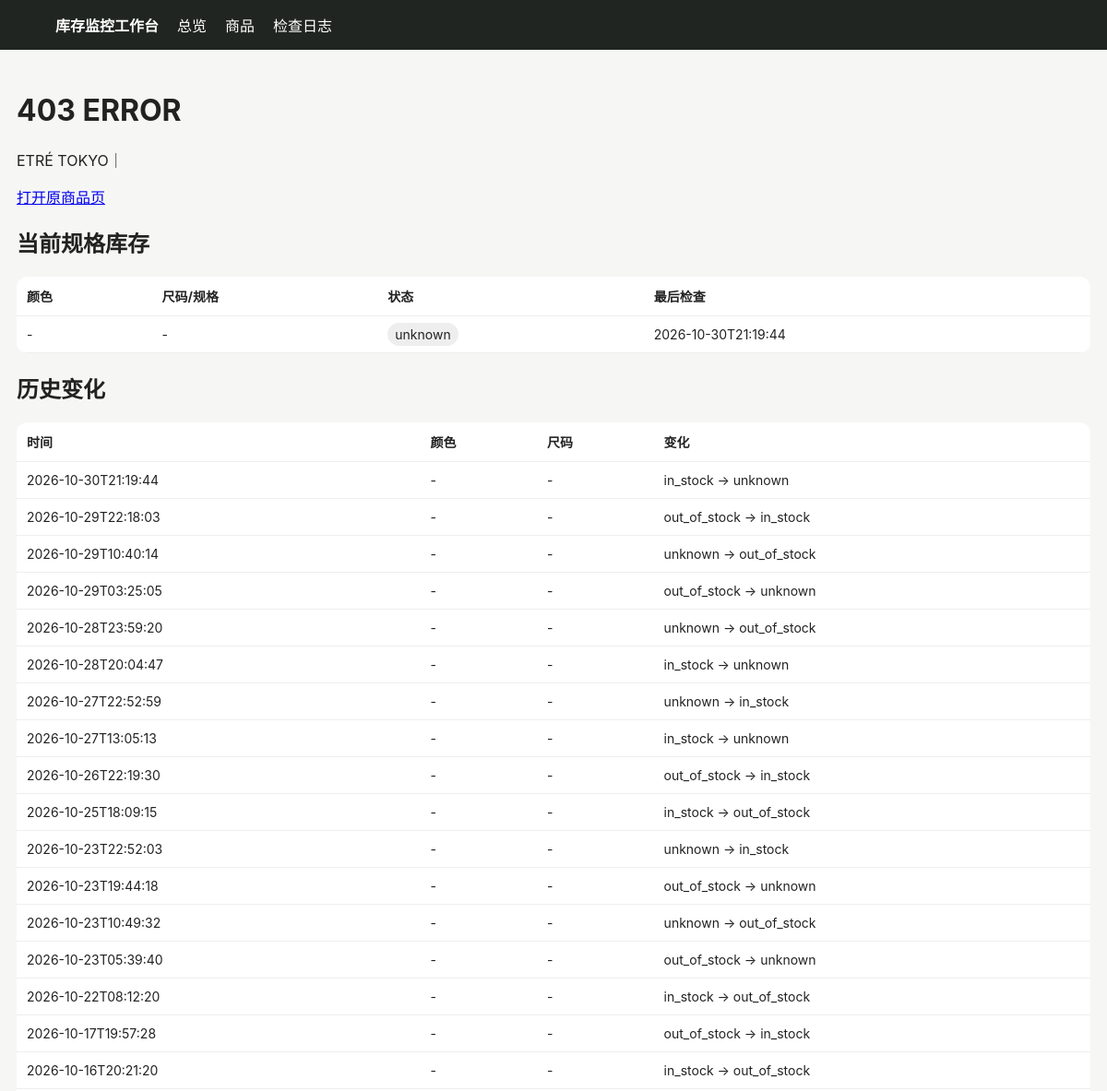
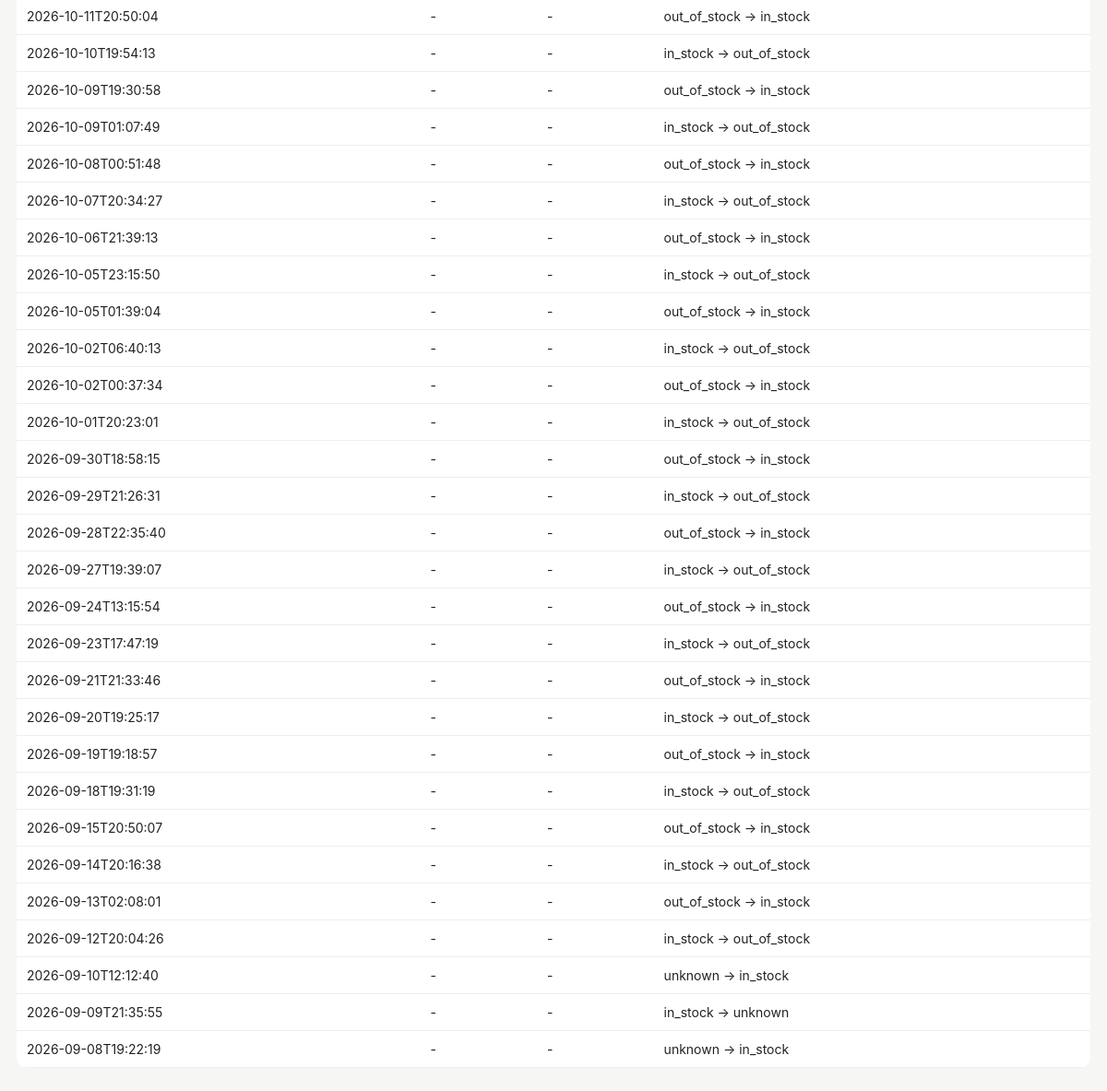
The page /product/631 on the database its author committed (2 pictures, top to bottom).
### tables this page shows
CREATE TABLE products (
 id INTEGER PRIMARY KEY AUTOINCREMENT,
 site TEXT NOT NULL,
 url TEXT NOT NULL UNIQUE,
 name TEXT NOT NULL,
 price TEXT,
 image_url TEXT,
 first_seen TEXT NOT NULL,
 last_seen TEXT NOT NULL
);

CREATE TABLE variants (
 id INTEGER PRIMARY KEY AUTOINCREMENT,
 product_id INTEGER NOT NULL,
 color TEXT NOT NULL DEFAULT '',
 size TEXT NOT NULL DEFAULT '',
 status TEXT NOT NULL,
 last_checked TEXT NOT NULL,
 UNIQUE(product_id, color, size)
);

CREATE TABLE changes (
 id INTEGER PRIMARY KEY AUTOINCREMENT,
 product_id INTEGER NOT NULL,
 color TEXT NOT NULL DEFAULT '',
 size TEXT NOT NULL DEFAULT '',
 old_status TEXT NOT NULL,
 new_status TEXT NOT NULL,
 detected_at TEXT NOT NULL
);

### app/main.py (the view)
@app.get("/product/{pid}")
def product(request: Request, pid: int):
    with conn() as c:
        p=c.execute("SELECT * FROM products WHERE id=?",(pid,)).fetchone()
        vs=c.execute("SELECT * FROM variants WHERE product_id=? ORDER BY color,size",(pid,)).fetchall()
        cs=c.execute("SELECT * FROM changes WHERE product_id=? ORDER BY detected_at DESC",(pid,)).fetchall()
    return templates.TemplateResponse("product.html", {"request":request,"p":p,"variants":vs,"changes":cs})

### app/templates/product.html (shortened to what this page needs)
{% extends "base.html" %}{% block content %}<div class="top"><div><h1>{{p.name}}</h1><p>{{p.site}}｜</p><a href="{{p.url}}" target="_blank">打开原商品页</a></div></div>
<h2>当前规格库存</h2><table><tr><th>颜色</th><th>尺码/规格</th><th>状态</th><th>最后检查</th></tr>{% for v in variants %}<tr><td>{{v.color or "-"}}</td><td>{{v.size or "-"}}</td><td><span class="badge {{v.status}}">{{v.status}}</span></td><td>{{v.last_checked}}</td></tr>{% endfor %}</table>
<h2>历史变化</h2><table><tr><th>时间</th><th>颜色</th><th>尺码</th><th>变化</th></tr>{% for c in changes %}<tr><td>{{c.detected_at}}</td><td>{{c.color or "-"}}</td><td>{{c.size or "-"}}</td><td>{{c.old_status}} → {{c.new_status}}</td></tr>{% endfor %}</table>{% endblock %}

### app/templates/base.html (style rules this page uses)
body { font-family:-apple-system,BlinkMacSystemFont,"Segoe UI",sans-serif;background:#f6f6f4;color:#222;margin:0 }
table { width:100%;border-collapse:collapse;background:#fff;border-radius:12px;overflow:hidden }
th,td { padding:11px;border-bottom:1px solid #eee;text-align:left;font-size:14px }
.badge { padding:4px 8px;border-radius:999px;background:#eee }
.unknown { background:#eee }
.top { display:flex;justify-content:space-between;align-items:center;margin-bottom:18px }

### rows shown on the page
products: name "403 ERROR", site "ETRÉ TOKYO"
variants: color "-", size "-", status "unknown", last_checked "2026-10-30T21:19:44", detected_at "2026-10-30T21:19:44", old_status "in_stock", new_status "unknown"
changes: detected_at "2026-09-24T13:15:54", color "-", size "-", old_status "out_of_stock", new_status "in_stock"
changes: detected_at "2026-09-23T17:47:19", color "-", size "-", old_status "in_stock", new_status "out_of_stock"
changes: detected_at "2026-09-21T21:33:46", color "-", size "-", old_status "out_of_stock", new_status "in_stock"
changes: detected_at "2026-09-20T19:25:17", color "-", size "-", old_status "in_stock", new_status "out_of_stock"
changes: detected_at "2026-09-19T19:18:57", color "-", size "-", old_status "out_of_stock", new_status "in_stock"
changes: detected_at "2026-09-18T19:31:19", color "-", size "-", old_status "in_stock", new_status "out_of_stock"
changes: detected_at "2026-09-15T20:50:07", color "-", size "-", old_status "out_of_stock", new_status "in_stock"
changes: detected_at "2026-09-14T20:16:38", color "-", size "-", old_status "in_stock", new_status "out_of_stock"
changes: detected_at "2026-09-13T02:08:01", color "-", size "-", old_status "out_of_stock", new_status "in_stock"
changes: detected_at "2026-09-12T20:04:26", color "-", size "-", old_status "in_stock", new_status "out_of_stock"
changes: detected_at "2026-09-10T12:12:40", color "-", size "-", old_status "unknown", new_status "in_stock"
changes: detected_at "2026-09-09T21:35:55", color "-", size "-", old_status "in_stock", new_status "unknown"
changes: detected_at "2026-09-08T19:22:19", color "-", size "-", old_status "unknown", new_status "in_stock"

### other values the page prints
{{ c.detected_at }} "2026-10-29T22:18:03" "2026-10-29T10:40:14" "2026-10-29T03:25:05" "2026-10-28T23:59:20" "2026-10-28T20:04:47" "2026-10-27T22:52:59" "2026-10-27T13:05:13" "2026-10-26T22:19:30" "2026-10-25T18:09:15" "2026-10-23T22:52:03" "2026-10-23T19:44:18" "2026-10-23T10:49:32" "2026-10-23T05:39:40" "2026-10-22T08:12:20" "2026-10-17T19:57:28" "2026-10-16T20:21:20" "2026-10-11T20:50:04" "2026-10-10T19:54:13" "2026-10-09T19:30:58" "2026-10-09T01:07:49" "2026-10-08T00:51:48" "2026-10-07T20:34:27" "2026-10-06T21:39:13" "2026-10-05T23:15:50" "2026-10-05T01:39:04" "2026-10-02T06:40:13" "2026-10-02T00:37:34" "2026-10-01T20:23:01" "2026-09-30T18:58:15" "2026-09-29T21:26:31" "2026-09-28T22:35:40" "2026-09-27T19:39:07"
{{ c.color or "-" }} "-" "-" "-" "-" "-" "-" "-" "-" "-" "-" "-" "-" "-" "-" "-" "-" "-" "-" "-" "-" "-" "-" "-" "-" "-" "-" "-" "-" "-" "-" "-" "-"
{{ c.size or "-" }} "-" "-" "-" "-" "-" "-" "-" "-" "-" "-" "-" "-" "-" "-" "-" "-" "-" "-" "-" "-" "-" "-" "-" "-" "-" "-" "-" "-" "-" "-" "-" "-"
{{ c.old_status }} "out_of_stock" "unknown" "out_of_stock" "unknown" "in_stock" "unknown" "in_stock" "out_of_stock" "in_stock" "unknown" "out_of_stock" "unknown" "out_of_stock" "in_stock" "out_of_stock" "in_stock" "out_of_stock" "in_stock" "out_of_stock" "in_stock" "out_of_stock" "in_stock" "out_of_stock" "in_stock" "out_of_stock" "in_stock" "out_of_stock" "in_stock" "out_of_stock" "in_stock" "out_of_stock" "in_stock"
{{ c.new_status }} "in_stock" "out_of_stock" "unknown" "out_of_stock" "unknown" "in_stock" "unknown" "in_stock" "out_of_stock" "in_stock" "unknown" "out_of_stock" "unknown" "out_of_stock" "in_stock" "out_of_stock" "in_stock" "out_of_stock" "in_stock" "out_of_stock" "in_stock" "out_of_stock" "in_stock" "out_of_stock" "in_stock" "out_of_stock" "in_stock" "out_of_stock" "in_stock" "out_of_stock" "in_stock" "out_of_stock"
